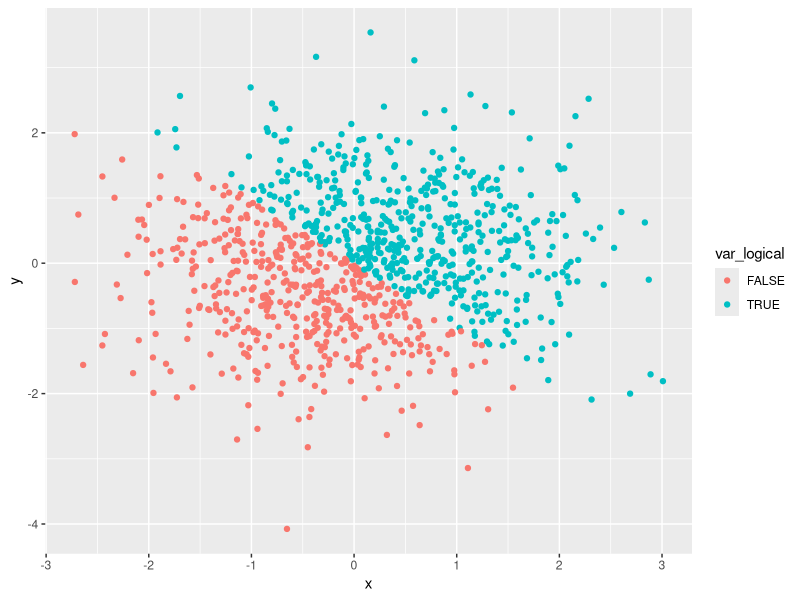
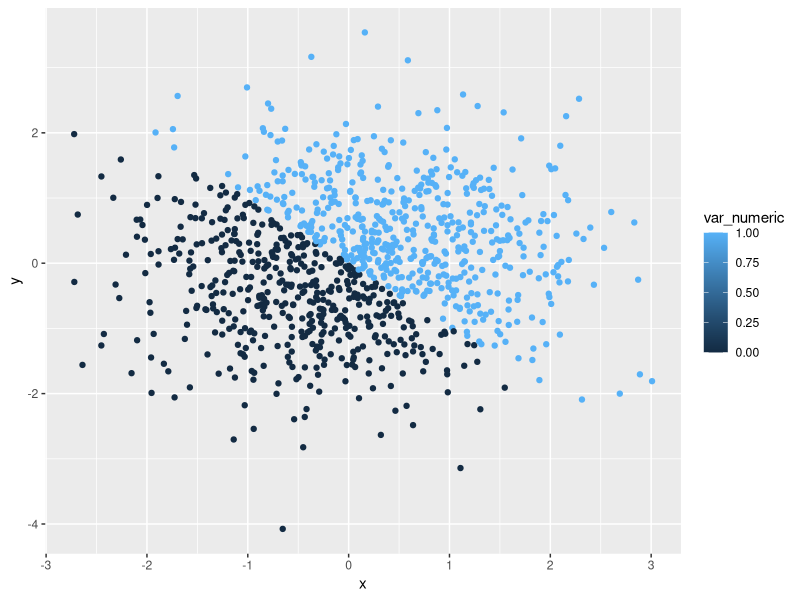
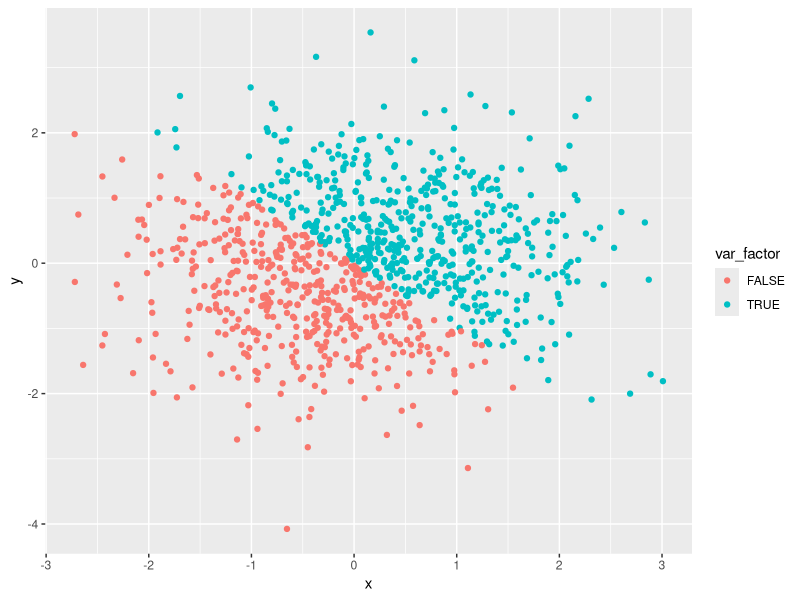
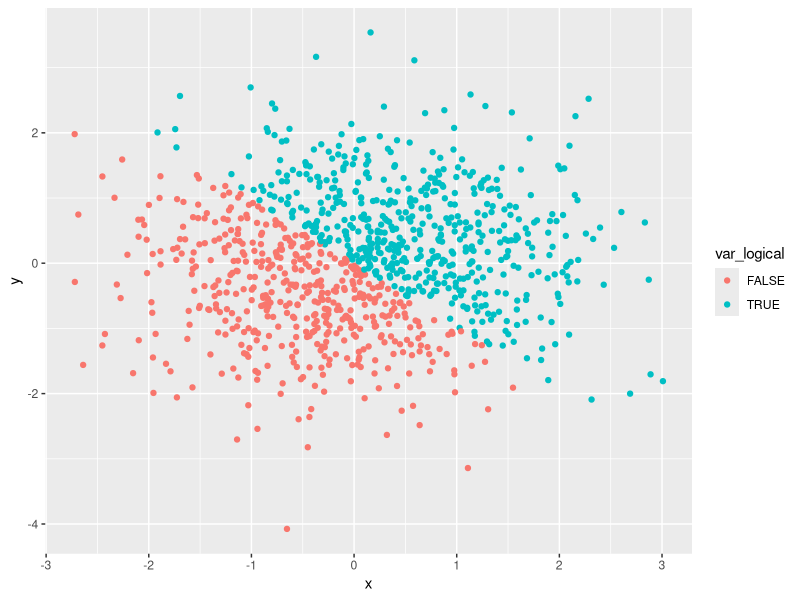

Write R code to recreate these figures, in order.
## ---- chunk 1
library(tidyverse)
## ---- chunk 2
# Creating A Data Frame
set.seed (1) 
type_numeric = runif(10, 0, 5)
type_logical = type_numeric > 2
type_charac = c ("a", "b", "c", "d", "e", "f", "g", "h", "i", "j")
type_factor = factor(c("North", "East", "South", "West", "North", "East", "South", "West", "North", "East"))
tibble(type_numeric, type_logical, type_charac, type_factor)
## ---- chunk 3
mean(type_numeric)
mean(type_logical)
mean(type_charac)
mean(type_factor)
# numerical variable and logical vector variable works to get the mean; character vector and factor vector does not work. Because there is no numerical meaning for character vector and factor vectos, we get NA for their mean value. 
## ---- chunk 4
# This is to convert character variable from character to factor to numeric
as.numeric(as.factor(type_charac))
# This is to convert factor varible from factor to character to numeric
as.numeric(as.character(type_factor))
# The results shows that first conversion is successful and the second conversion is not successful 
## ---- chunk 5
# Creating A Data Frame
set.seed(2)
x = rnorm(1000, 0, 1)
y = rnorm(1000, 0, 1)
var_logical = x + y > 0
var_numeric = as.numeric(var_logical)
var_factor = as.factor(var_logical)
data_table2=tibble(x, y, var_logical, var_numeric, var_factor)
## ---- chunk 6
ggplot(data_table2, aes(x = x, y = y, color = var_logical)) + geom_point() 
ggsave("data_table2_plot.pdf")
ggplot(data_table2, aes(x = x, y = y, color = var_numeric)) + geom_point()
ggplot(data_table2, aes(x = x, y = y, color = var_factor)) + geom_point()
